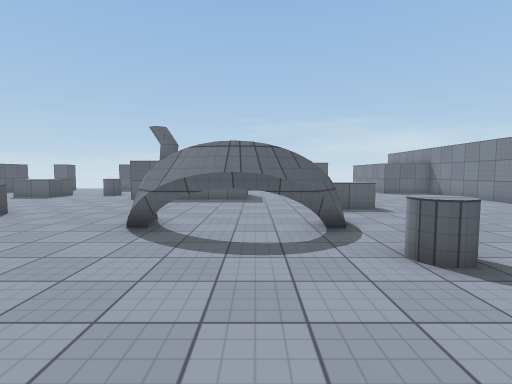
view 1 (above)

20 first-person views from a walk through a Unity game level. The camera is 1.4 m above the floor, tilts 4° down and sees 85° across. The floor is counted in squares, 1 m on a side. Each view is taken from the middle of a square. On the plan, view 1 faces up. The plan holds only what a view shows up to about 14 squares ahead; the rest is blank. The player character is not drawn. Surface patterns are stand-ins for the level's own textures.

view 2
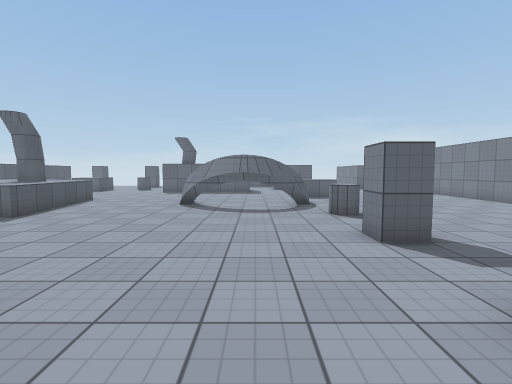

view 3
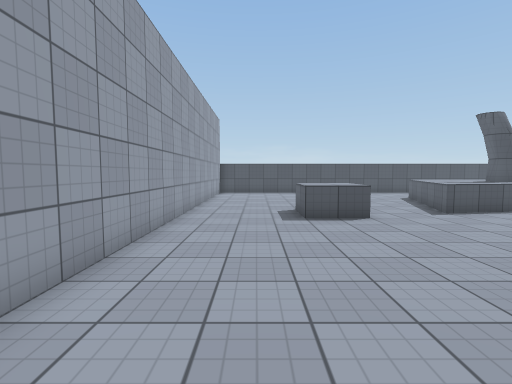

view 4
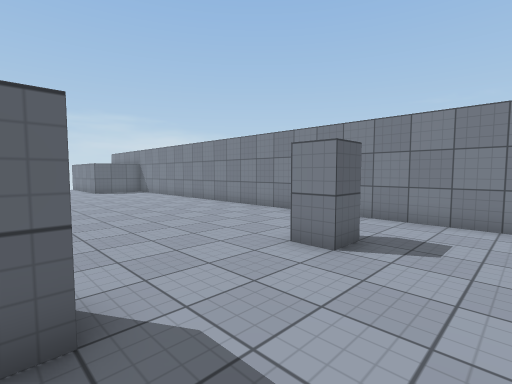

view 5
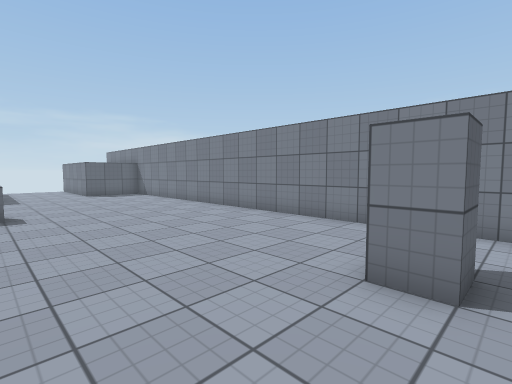

view 6
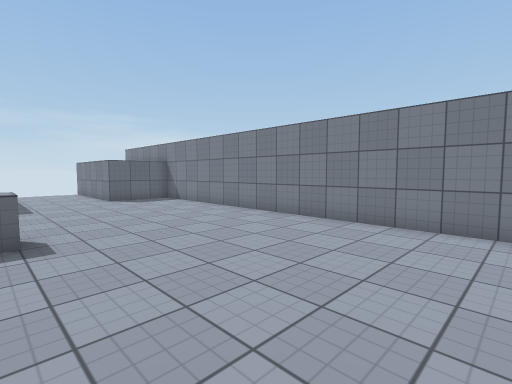

view 7
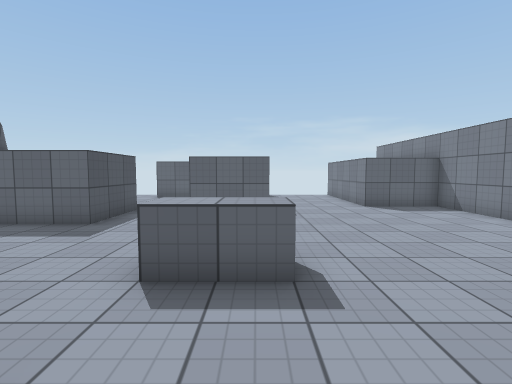

view 8
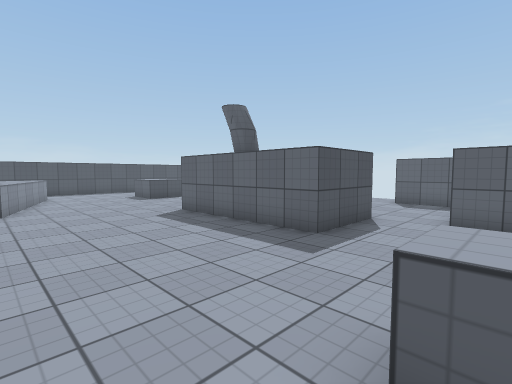

view 9
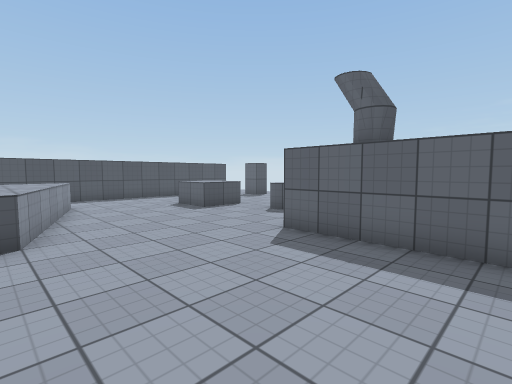

view 10
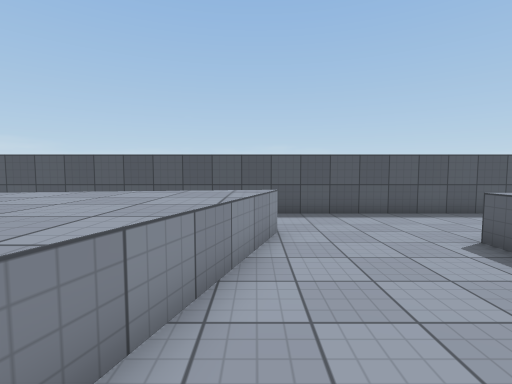

view 11
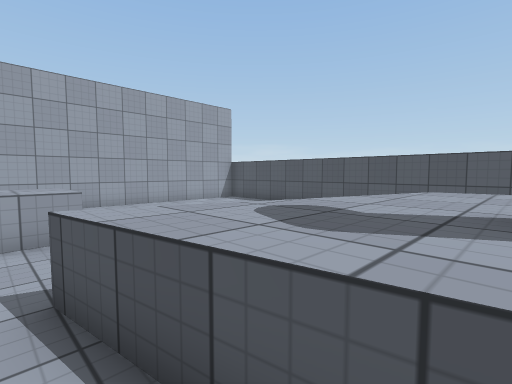

view 12
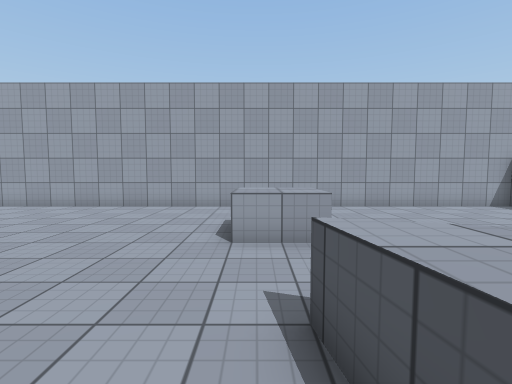

view 13
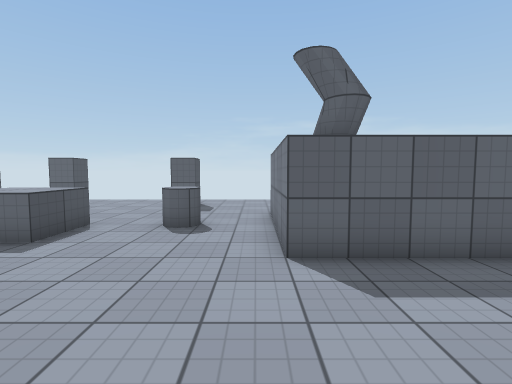

view 14
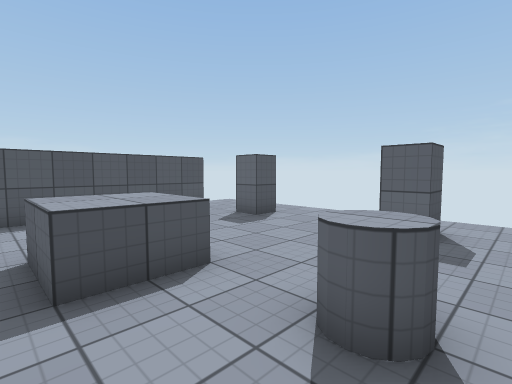

view 15
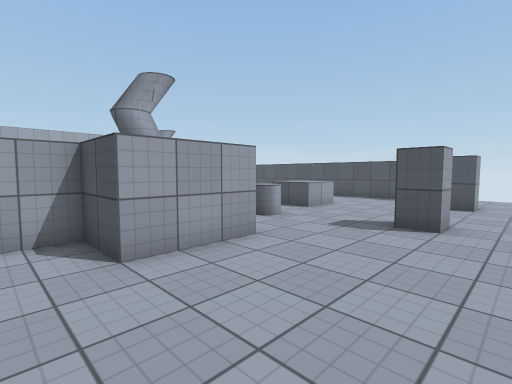

view 16
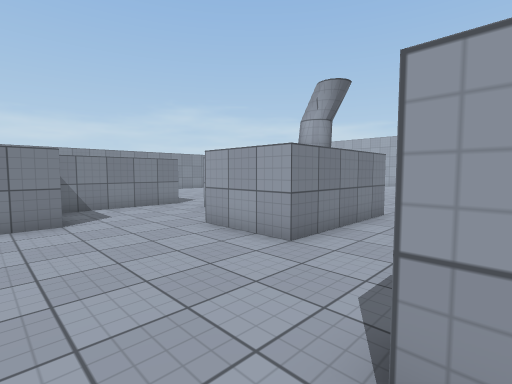

view 17
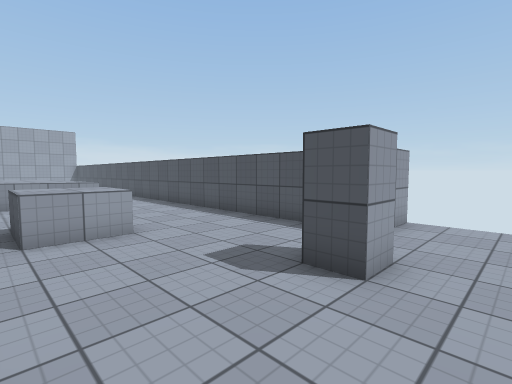

view 18
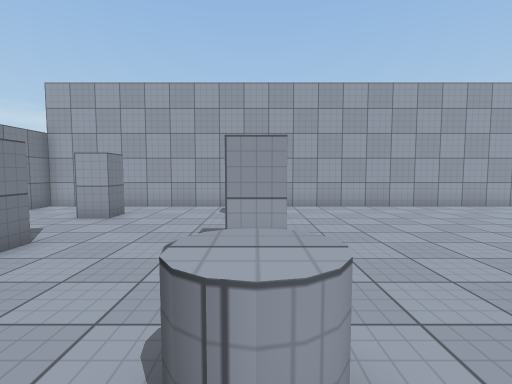

view 19
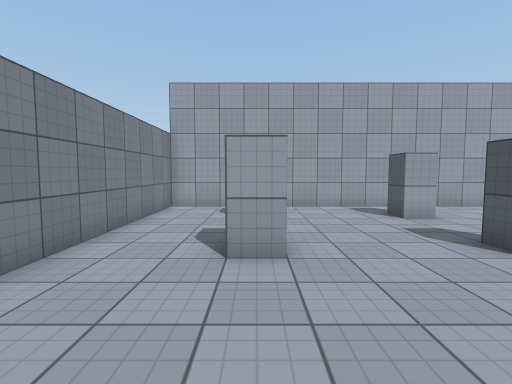

view 20
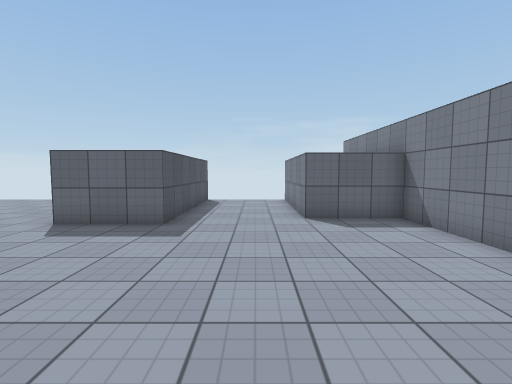

### Floor plan
Key: @ floor where view 1 was taken; # wall or solid block; . floor; = window, fence, low wall or low ledge; ^ raised ledge.
Columns run from 20 left of view 1 to 12 right of it. Each row starts with its distance up from view 1.
 24  ..................#    #....#
 23  ..................#### #....#
 22  ....#....#...........###....#
 21 ###...................###....#
 20   #...................###....#
 19   #...........###.....###....####
 18   #........^..###.....###.......#
 17   #....^^..^..######............#
 16   #....^^.....# ####............#
 15   #...........######............#
 14   #.............................#
 13   #.................... ........#
 12   #....................  .......#
 11   #.. ^^^..............^^.......#
 10   #   ^^^^^^....................#
  9   #   ^^^^^^....................#
  8   #   ^^^^#^^....=....=.........#
  7   #   ^^^^#^^....=#  #=.........#
  6   #   .^^^^^^.....####..........#
  5   #    .^^^^^..........^........#
  4   #     ...^^..........^........#
  3   #     ........................#
  2   #       ......................#
  1   #         ...........#....#...#
  0   #         ^^......@...........#
 -1   #   .. .. ^^..................#
 -2   #  ...........................#
 -3     ...................#....#...#
 -4     ............................#
 -5    .............................#
 -6   ###############################

Positions as (right, up) in squares from view 1, and headings:
1: (0, 0), facing up
2: (0, -5), facing up
3: (2, -3), facing left
4: (3, -2), facing up-right
5: (4, 0), facing up-right
6: (4, 4), facing up-right
7: (4, 7), facing up
8: (3, 9), facing up-left
9: (-2, 9), facing up-left
10: (-8, 11), facing left
11: (-7, 7), facing down-left
12: (-7, 6), facing down
13: (-7, 10), facing up
14: (-8, 15), facing up-left
15: (-2, 24), facing down-left
16: (-10, 24), facing down-right
17: (-11, 24), facing down-left
18: (3, 6), facing down
19: (8, 6), facing down
20: (7, 10), facing up
